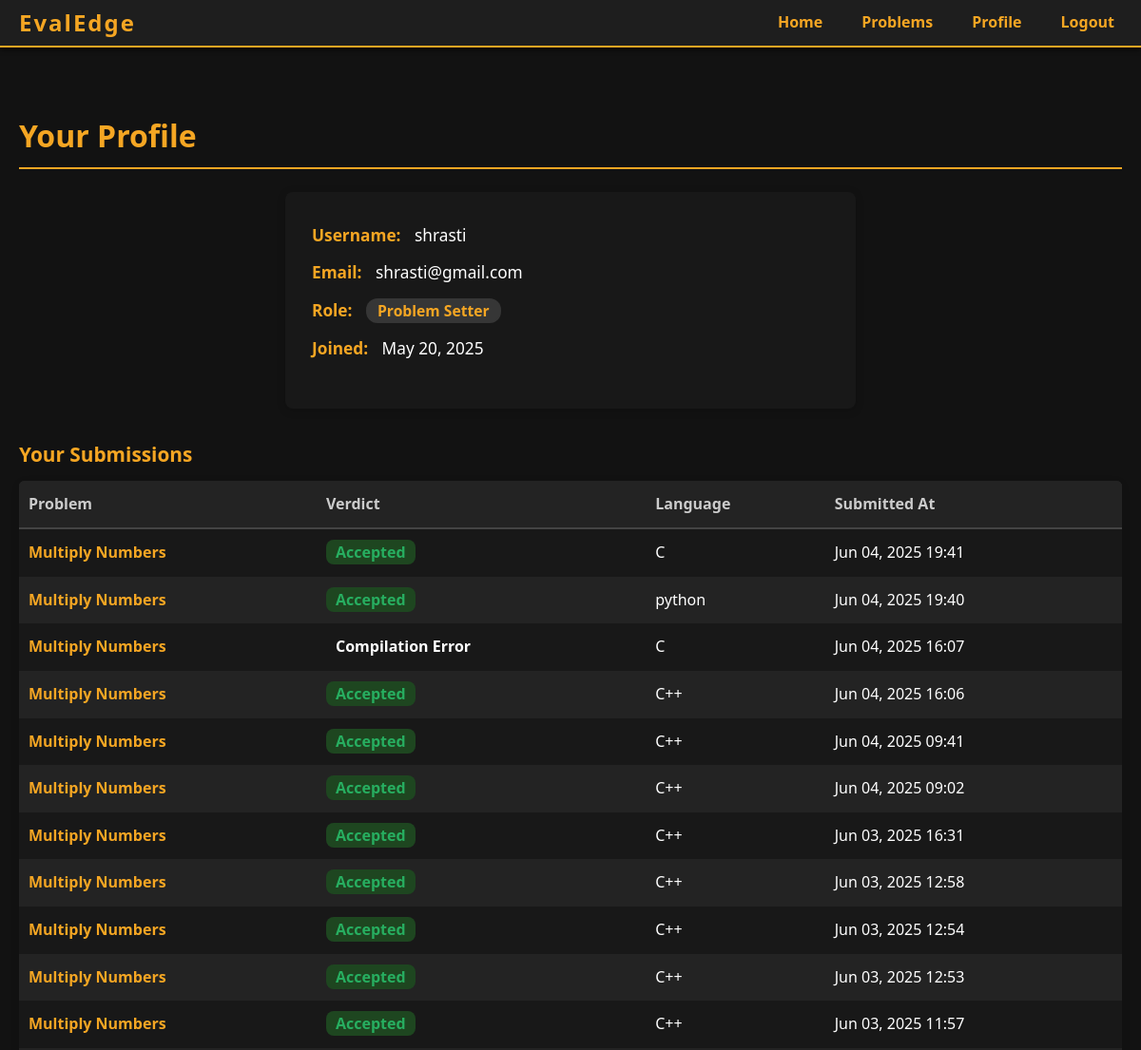
The app's page /profile/ (signed in, upper part), older data.
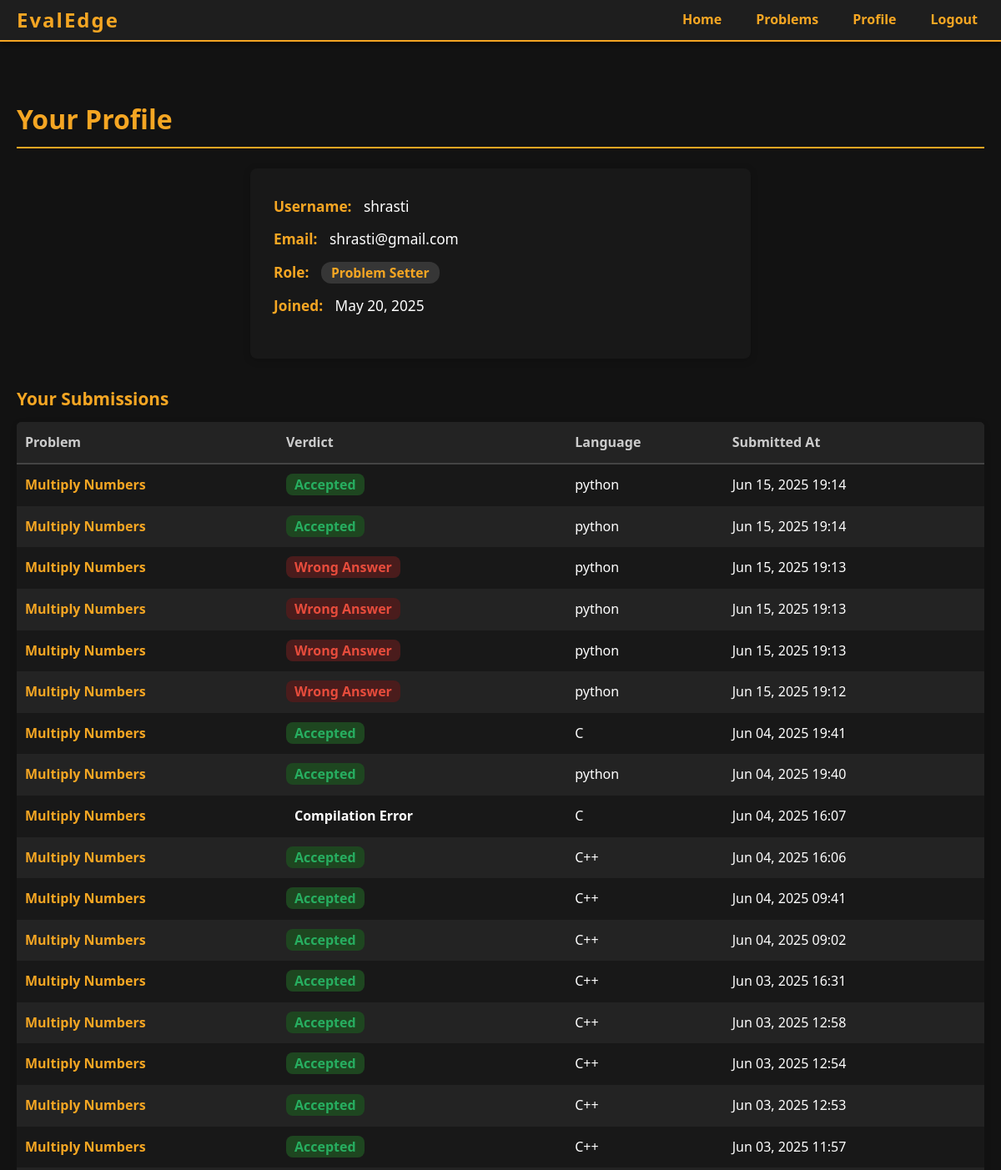
The same page, newer data.
### problems/models.py (models this page shows)
class Submission(models.Model):
    LANG_CHOICES=[('py','python'),
                  ('cpp','C++'),
                  ('c','C')]
    problem = models.ForeignKey(Problem, on_delete=models.CASCADE)
    verdict = models.CharField(max_length=50)
    submitted_at = models.DateTimeField(auto_now_add=True)
    user = models.ForeignKey(settings.AUTH_USER_MODEL, on_delete=models.CASCADE, related_name='submissions')
    code = models.TextField()
    language = models.CharField(max_length=10, choices=LANG_CHOICES)
    exec_time = models.FloatField(blank=True, null=True)

class Problem(models.Model):
    DIFFICULTY_CHOICES = [('easy', 'Easy'), ('medium', 'Medium'), ('hard', 'Hard')]
    title = models.CharField(max_length=100)
    description = models.TextField()
    difficulty = models.CharField(max_length=10, choices=DIFFICULTY_CHOICES)
    topic = models.CharField(max_length=50)
    hints = models.TextField(blank=True, null=True)
    constraints = models.TextField(blank=True, null=True)
    problem_statistics = models.JSONField(default=dict, blank=True)
    created_by = models.ForeignKey(settings.AUTH_USER_MODEL, on_delete=models.CASCADE, related_name='my_problems')
    isSolved = models.BooleanField(default=False)

### users/views.py (the view)
# urls.py: path('profile/', views.profile_view, name='profile'),
@login_required
def profile_view(request):
    user = request.user
    submissions = Submission.objects.filter(user=user).select_related('problem').order_by('-submitted_at')
    return render(request, 'profile.html', {
        'user': user,
        'submissions': submissions,
    })

### templates/profile.html (shortened to what this page needs)
{% extends 'base.html' %}
{% block content %}
<h2 class="profile-title">Your Profile</h2>
<div class="profile-card">
    <div class="profile-info">
        <div class="profile-row"><span class="profile-label">Username:</span> {{ user.username }}</div>
        <div class="profile-row"><span class="profile-label">Email:</span> {{ user.email }}</div>
        <div class="profile-row"><span class="profile-label">Role:</span>
            <span class="profile-role">{{ user.get_role_display }}</span>
        </div>
        <div class="profile-row"><span class="profile-label">Joined:</span> {{ user.created_at|date:"F j, Y" }}</div>
    </div>
</div>
<h3 class="profile-subtitle">Your Submissions</h3>
<div class="profile-submissions-wrapper">
    {% if submissions %}
    <table class="profile-submissions-table">
        <thead>
            <tr>
                <th>Problem</th>
                <th>Verdict</th>
                <th>Language</th>
                <th>Submitted At</th>
            </tr>
        </thead>
        <tbody>
        {% for sub in submissions %}
            <tr>
                <td>
                    <a href="{% url 'problem_detail' sub.problem.id %}" class="profile-problem-link">{{ sub.problem.title }}</a>
                </td>
                <td>
                    <span class="profile-verdict {{ sub.verdict|lower }}">{{ sub.verdict }}</span>
                </td>
                <td>{{ sub.get_language_display }}</td>
                <td>{{ sub.submitted_at|date:"M d, Y H:i" }}</td>
            </tr>
        {% endfor %}
        </tbody>
    </table>
    {% else %}
        <div class="profile-empty">No submissions yet.</div>
    {% endif %}
</div>
{% endblock %}

Row changes from the older to the newer data that the page shows:
added Submission: problem "Multiply Numbers", verdict "Accepted", language "python", submitted_at "Jun 15, 2025 19:14"
added Submission: problem "Multiply Numbers", verdict "Accepted", language "python", submitted_at "Jun 15, 2025 19:14"
added Submission: problem "Multiply Numbers", verdict "Wrong Answer", language "python", submitted_at "Jun 15, 2025 19:13"
added Submission: problem "Multiply Numbers", verdict "Wrong Answer", language "python", submitted_at "Jun 15, 2025 19:13"
added Submission: problem "Multiply Numbers", verdict "Wrong Answer", language "python", submitted_at "Jun 15, 2025 19:13"
added Submission: problem "Multiply Numbers", verdict "Wrong Answer", language "python", submitted_at "Jun 15, 2025 19:12"
